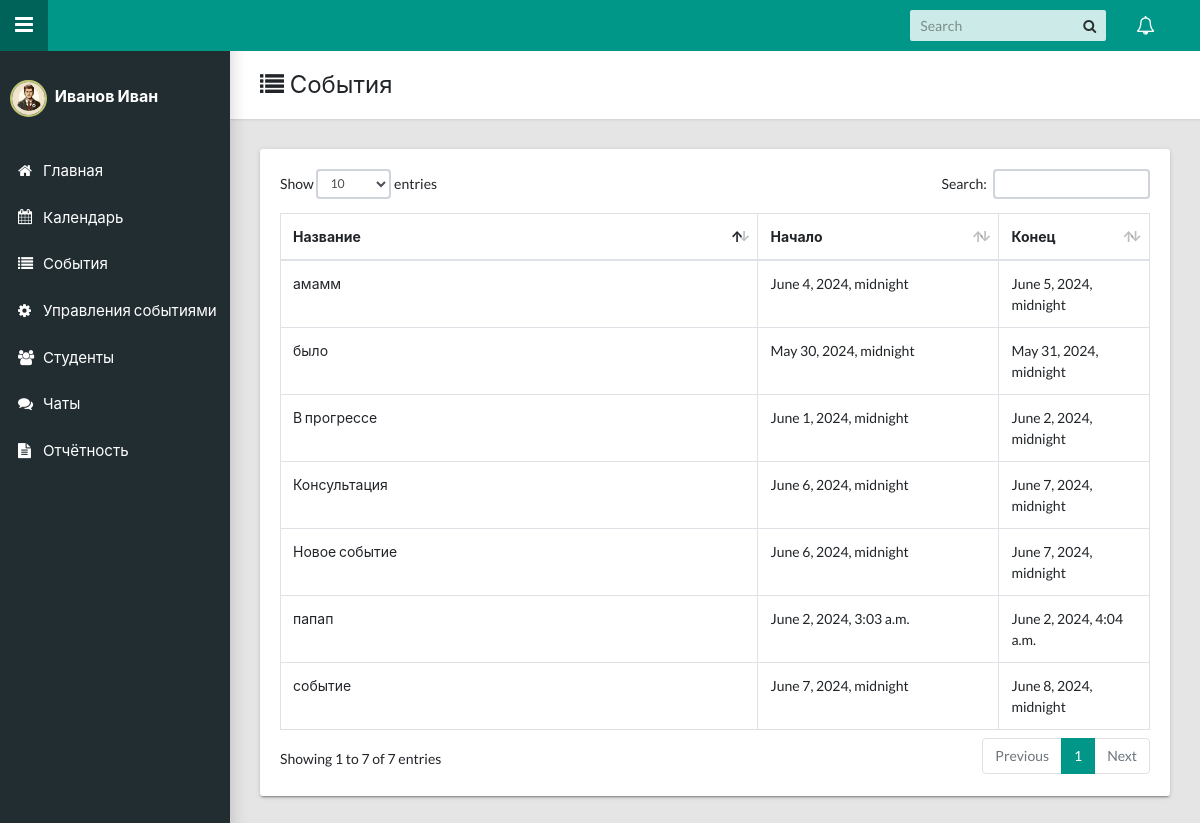
The page /calendarapp/all-event-list/ (signed in) on the database its author committed.
### accounts/models/user.py (models this page shows, shortened)
class User(AbstractBaseUser, PermissionsMixin):
    email = models.EmailField(
        _("Email Address"),
        max_length=255,
        unique=True,
        help_text="Ex: example@example.com",
    )
    is_staff = models.BooleanField(_("Staff status"), default=False)
    is_active = models.BooleanField(_("Active"), default=True)
    date_joined = models.DateTimeField(_("Date Joined"), auto_now_add=True)
    last_updated = models.DateTimeField(_("Last Updated"), auto_now=True)
    image = models.ImageField(
        "Изображение", upload_to='teacher/teacher/%Y/%m/%d', default='default.jpg')
    description = models.TextField("Описание", blank=True)
    first_name = models.CharField(_("First name"), max_length=30, blank=True)
    last_name = models.CharField(_("Last name"), max_length=30, blank=True)
    department = models.CharField(_("Department"), max_length=100, blank=True)
    objects = UserManager()
    USERNAME_FIELD = "email"

### calendarapp/models/event.py (models this page shows, shortened)
class Event(EventAbstract):
    user = models.ForeignKey(User, on_delete=models.CASCADE, related_name="events")
    title = models.CharField(max_length=200)
    description = models.TextField()
    start_time = models.DateTimeField()
    end_time = models.DateTimeField()
    objects = EventManager()

### calendarapp/views/event_list.py (the view)
# urls.py: path("all-event-list/", views.AllEventsListView.as_view(), name="all_events"),
class AllEventsListView(ListView):
    template_name = "calendarapp/events_list.html"
    model = Event
    def get_queryset(self):
        return Event.objects.get_all_events(user=self.request.user)

### calendarapp/models/event.py (called while the page is built)
    def get_all_events(self, user):
        events = Event.objects.filter(user=user, is_active=True, is_deleted=False)
        return events

### templates/calendarapp/events_list.html (shortened to what this page needs)
{% extends 'base/base.html' %}
{% load static %}
{% block breadcrumb %}
    <div>
        <h1><i class="app-menu__icon fa fa-list"></i> События</h1>
    </div>
{% endblock breadcrumb %}
{% block content %}
<div class="row">
    <div class="col-md-12">
        <div class="tile">
            <div class="tile-body">
                <div class="table-responsive">
                    <div id="sampleTable_wrapper" class="dataTables_wrapper container-fluid dt-bootstrap4 no-footer">
                        <div class="row">
                            <div class="col-sm-12">
                                <table class="table table-hover table-bordered dataTable no-footer" id="sampleTable" role="grid" aria-describedby="sampleTable_info">
                                    <thead>
                                        <tr role="row">
                                            <th class="sorting" tabindex="0" aria-controls="sampleTable" rowspan="1" colspan="1" aria-label="Position: activate to sort column ascending" style="width: 417.312px;">Название</th>
                                            <th class="sorting" tabindex="0" aria-controls="sampleTable" rowspan="1" colspan="1" aria-label="Office: activate to sort column ascending" style="width: 189.281px;">Начало</th>
                                            <th class="sorting" tabindex="0" aria-controls="sampleTable" rowspan="1" colspan="1" aria-label="Age: activate to sort column ascending" style="width: 102.141px;">Конец</th>
                                        </tr>
                                    </thead>
                                    <tbody>
                                        {% for event in object_list %}
                                            <tr role="row" class="odd">
                                                <td>{{ event.title }}</td>
                                                <td>{{ event.start_time }}</td>
                                                <td>{{ event.end_time }}</td>
                                            </tr>
                                        {% endfor %}
                                    </tbody>
                                </table>
                            </div>
                        </div>
                    </div>
                </div>
            </div>
        </div>
    </div>
</div>
{% endblock content %}

### templates/base/base.html (shortened to what this page needs)
<!DOCTYPE html>
<html lang="en">
    {% load static %}
    <head>
        <link rel="stylesheet" type="text/css" href="{% static 'css/main.css' %}" />
        <link rel="stylesheet" type="text/css" href="{% static 'css/sidebar-style.css' %}" />
        <link rel="stylesheet" type="text/css" href="https://maxcdn.bootstrapcdn.com/font-awesome/4.7.0/css/font-awesome.min.css" />
    </head>
    <body class="app sidebar-mini">
        <header class="app-header">
            <a class="app-sidebar__toggle" href="#" data-toggle="sidebar" aria-label="Hide Sidebar"></a>
            <ul class="app-nav">
                <li class="app-search">
                    <input class="app-search__input" type="search" placeholder="Search" />
                    <button class="app-search__button"><i class="fa fa-search"></i></button>
                </li>
                <li class="dropdown">
                    <a class="app-nav__item" href="#" data-toggle="dropdown" aria-label="Show notifications"><i class="fa fa-bell-o fa-lg"></i></a>
                </li>
            </ul>
        </header>
        <aside class="app-sidebar">
            <div class="app-sidebar__user">
                <a class="app-sidebar__item" href="#" data-toggle="dropdown">
                    <img src="{{ user.image.url }}" alt="{{ user.first_name }} {{ user.last_name }}" class="user-image">
                    <span class="app-menu__label user-name">{{ user.first_name }} {{ user.last_name }}</span>
                </a>
            </div>
            <ul class="app-menu">
                <li>
                    <a class="app-menu__item" href="{% url 'dashboard' %}"><i class="app-menu__icon fa fa-home"></i><span class="app-menu__label">Главная</span></a>
                </li>
                <li>
                    <a class="app-menu__item" href="{% url 'calendarapp:calendar' %}"><i class="app-menu__icon fa fa-calendar"></i><span class="app-menu__label">Календарь</span></a>
                </li>
                <li>
                    <a class="app-menu__item" href="{% url 'calendarapp:all_events' %}"><i class="app-menu__icon fa fa-list"></i><span class="app-menu__label">События</span></a>
                </li>
                <li>
                    <a class="app-menu__item" href="{% url 'calendarapp:teacher_events' %}"><i class="app-menu__icon fa fa-cog"></i><span class="app-menu__label">Управления событиями</span></a>
                </li>
                <li>
                    <a class="app-menu__item" href="{% url 'calendarapp:student_list' %}">
                        <i class="app-menu__icon fa fa-users"></i>
                        <span class="app-menu__label">Студенты</span>
                    </a>
                </li>
                <li>
                    <a class="app-menu__item" href="{% url 'chat_list' %}"><i class="app-menu__icon fa fa-comments"></i><span class="app-menu__label">Чаты</span></a>
                </li>
                <li>
                    <a class="app-menu__item" href="#"><i class="app-menu__icon fa fa-file-text"></i><span class="app-menu__label">Отчётность</span></a>
                </li>
            </ul>
        </aside>
        <main class="app-content">
            <div class="app-title">
                {% block breadcrumb %}
                {% endblock breadcrumb %}
            </div>
            {% block content %}
            {% endblock content %}
        </main>
    </body>
</html>

### static/css/sidebar-style.css (style rules this page uses)
.user-image { width: 37px; height: 37px; border-radius: 50%; margin-right: 5px; border: 2px solid #bfc774; }
.user-name { font-weight: bold; color: rgb(255, 255, 255); font-size: 16px; }

### rows shown on the page
User: image (picture), first_name "Иванов", last_name "Иван"
Event: title "В прогрессе", start_time "June 1, 2024, midnight", end_time "June 2, 2024, midnight"
Event: title "было", start_time "May 30, 2024, midnight", end_time "May 31, 2024, midnight"
Event: title "папап", start_time "June 2, 2024, 3:03 a.m.", end_time "June 2, 2024, 4:04 a.m."
Event: title "амамм", start_time "June 4, 2024, midnight", end_time "June 5, 2024, midnight"
Event: title "Новое событие", start_time "June 6, 2024, midnight", end_time "June 7, 2024, midnight"
Event: title "событие", start_time "June 7, 2024, midnight", end_time "June 8, 2024, midnight"
Event: title "Консультация", start_time "June 6, 2024, midnight", end_time "June 7, 2024, midnight"
